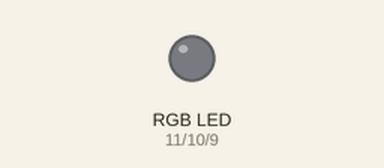
Simulated run of this sketch. Board: Arduino Uno, built with avr-gcc and run on an emulated ATmega328P. Shown: an RGB LED mixed from three pins (HIGH = lit). Dim RGB values are drawn brighter than linear.

Above: at 0.05 s.
At 9.95 s:
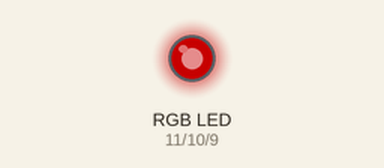
At 19.95 s:
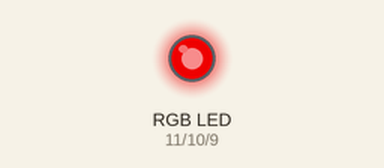
At 39.86 s:
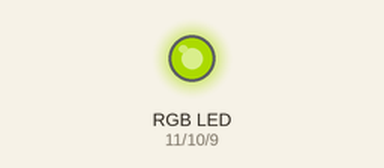
Timing chart, 0 to 40.0 s (numbered marks = the images above):
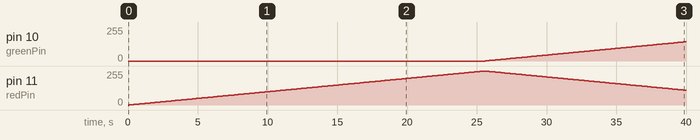

The sketch:

rgbcolors.ino
```cpp
int redPin = 11;
int greenPin = 10;
int bluePin = 9;

int redVal = 0;
int greenVal = 0;
int blueVal = 0;

int redFace = 1;
int greenFace = 0;
int blueFace = 0;

void setup()
{
  pinMode(redPin, OUTPUT);
  pinMode(greenPin, OUTPUT);
  pinMode(bluePin, OUTPUT);
}

void loop()
{
  setColor(redVal, greenVal, blueVal);
  delay(100);
  if (redFace == 1) {
    redVal++;
    if (blueVal > 3) {
      blueVal--;
    }
    if (redVal > 254)  {
      redFace = 0;
      greenFace = 1;
    }
  } else if (greenFace == 1) {
    greenVal++;
    redVal--;
    if (greenVal > 254)  {
      greenFace = 0;
      blueFace = 1;
    }

  } else {
    blueVal++;
    greenVal--;
    if (blueVal > 254)  {
      blueFace = 0;
      redFace = 1;
    }
  }
}


void setColor(int red, int green, int blue)
{
  analogWrite(redPin, red);
  analogWrite(greenPin, green);
  analogWrite(bluePin, blue);
}
```

Measured:
- by itself, pin 10 (greenPin): moves from 0/255 to 144/255 over 14.3 s
- by itself, pin 11 (redPin): rises from 0/255 to 255/255 in 25.4 s, then falls to 111/255 in 14.4 s
